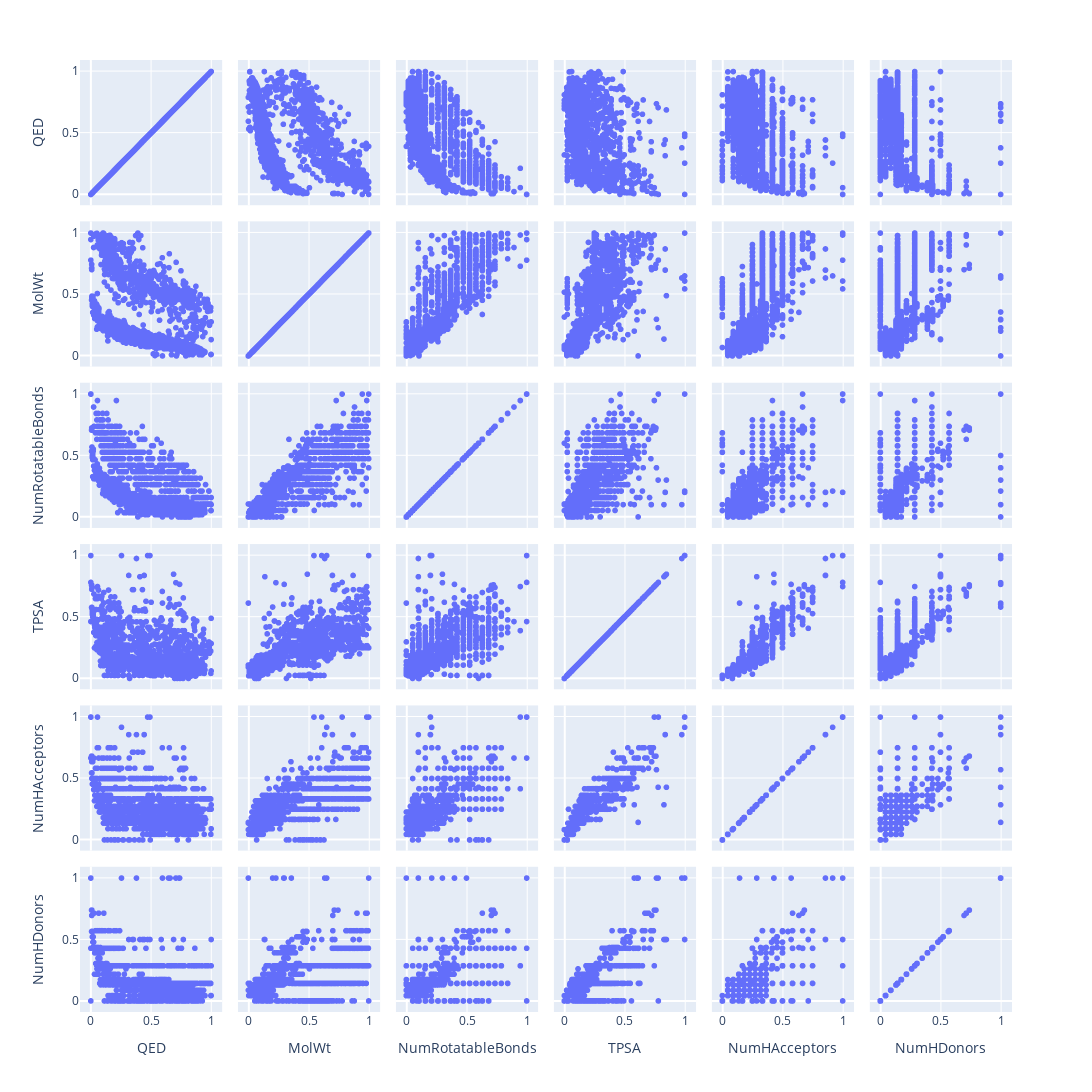

The cell this chart's notebook holds for it:
### Markdown cell above
# Fazendo alguns gráficos com os dados das três proteínas

Os gráficos abaixo são exemplos para gente avaliar quais features são capazes de separar o conjunto de dados

### Code cell
fig = px.scatter_matrix(ALL.drop(ALL.columns[[6]], axis=1),
width=1200, height=1600)
fig.show()

### Figure 1 — Plotly figure (JSON) as saved in the notebook; plotly's stock layout.template omitted (floating-point values rounded to 4 significant figures; data arrays with more than 128 entries replaced by an {"elided": "..."} marker saying what was removed)
{"data": [{"dimensions": [{"axis": {"matches": true}, "label": "QED", "values": {"elided": "3108 float values"}}, {"axis": {"matches": true}, "label": "MolWt", "values": {"elided": "3108 float values"}}, {"axis": {"matches": true}, "label": "NumRotatableBonds", "values": {"elided": "3108 float values"}}, {"axis": {"matches": true}, "label": "TPSA", "values": {"elided": "3108 float values"}}, {"axis": {"matches": true}, "label": "NumHAcceptors", "values": {"elided": "3108 float values"}}, {"axis": {"matches": true}, "label": "NumHDonors", "values": {"elided": "3108 float values"}}], "hovertemplate": "%{xaxis.title.text}=%{x}<br>%{yaxis.title.text}=%{y}<extra></extra>", "legendgroup": "", "marker": {"color": "#636efa", "symbol": "circle"}, "name": "", "showlegend": false, "type": "splom"}], "layout": {"dragmode": "select", "height": 1600, "legend": {"tracegroupgap": 0}, "margin": {"t": 60}, "width": 1200}}
